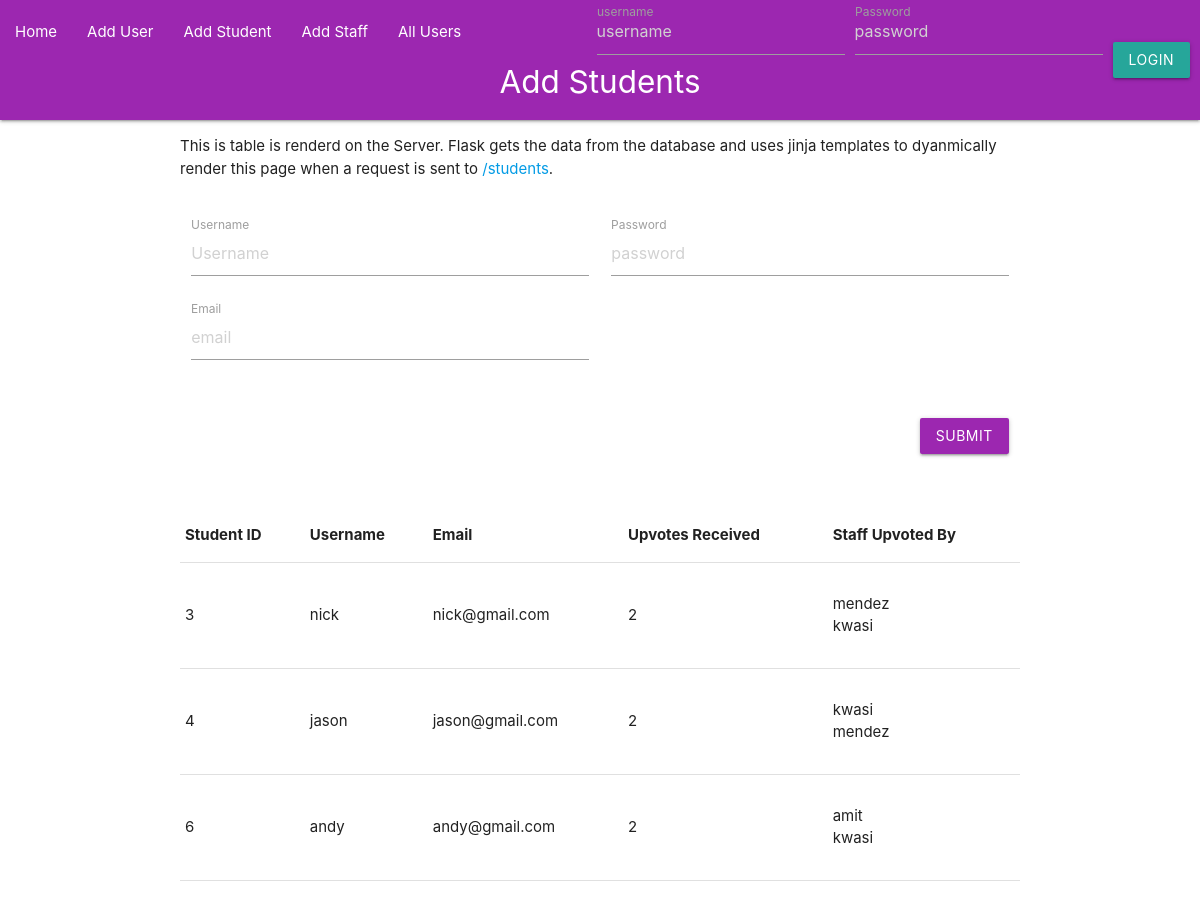
/students, run on the app's committed database.
### App/models/student.py (models this page shows, shortened)
class Student(User):
    __tablename__ = "student"
    id = db.Column(db.Integer, db.ForeignKey('user.id'), primary_key=True)
    username =  db.Column(db.String, nullable=False, unique=True)
    email = db.Column(db.String(120), nullable=False)
    num_upvotes = db.Column(db.Integer, default=0)
    upvote_list = db.relationship('Upvote', backref='student', lazy=True)
    __mapper_args__ = {
        'polymorphic_identity': 'student',
    }

### App/models/upvote.py (models this page shows, shortened)
class Upvote(db.Model):
    __tablename__ = "upvote"
    id = db.Column(db.Integer, primary_key=True)
    staffid = db.Column(db.Integer, db.ForeignKey('staff.id'), nullable=False)
    studentid = db.Column(db.Integer, db.ForeignKey('student.id'), nullable=False)
    staff_name = db.Column(db.String)
    student_name = db.Column(db.String)

### App/views/student.py (the view)
@student_views.route('/students', methods=['GET'])
def get_student_page():
    students = get_all_students()
    return render_template('students.html', students=students)

### App/controllers/auth.py (called while the page is built)
def add_auth_context(app):
    @app.context_processor
    def inject_user():
        try:
            verify_jwt_in_request()
            username = get_jwt_identity()  # Now it correctly retrieves the username
            current_user = User.query.filter_by(username=username).one_or_none()
            is_authenticated = current_user is not None
        except Exception as e:
            print(e)
            is_authenticated = False
            current_user = None
        return dict(is_authenticated=is_authenticated, current_user=current_user)

### App/controllers/student.py (called while the page is built)
def get_all_students():
    return Student.query.all()

### App/templates/students.html (shortened to what this page needs)
{% extends "layout.html" %}
{% block page %}Add Students{% endblock %}
{% block content %}
    <div class="row">
        <p>
            This is table is renderd on the Server. Flask gets the data from the database and uses jinja templates to dyanmically render this page when a request is sent to <a href="/students">/students</a>.
        </p>
    </div>
    <div class="row">
      <form class="col s12" method="POST" action="/students">
        <div class="row">
          <div class="input-field col s6">
            <input placeholder="Username" name="username" type="text" class="validate">
            <label for="username">Username</label>
          </div>
          <div class="input-field col s6">
            <input placeholder="password" name="password" type="password" class="validate">
            <label for="password">Password</label>
          </div>
          <div class="input-field col s6">
            <input placeholder="email" name="email" type="email" class="validate">
            <label for="email">Email</label>
          </div>
        </div>
        <div class="row">
          <div class="input-field col s12">
            <button class="btn waves-effect waves-light right purple" type="submit" name="action">Submit</button>
          </div>
        </div>
      </form>
    </div>
    <div class="row">
      <table>
        <thead>
          <tr>
            <th>Student ID</th><th>Username</th><th>Email</th><th>Upvotes Received</th><th>Staff Upvoted By</th>
          </tr>
        </thead>
        <tbody>
          {% for student in students %}
            <tr>
                <td>{{student.id}}</td>
                <td>{{student.username}}</td>
                <td>{{student.email}}</td>
                <td>{{student.num_upvotes}}</td>
                <td>
                  <ul>
                  {% for upvote in student.upvote_list %}
                    <li>{{upvote.staff_name}}</li>
                  {% endfor %}
                  </ul>
                </td>
            </tr>
          {% endfor %}
      </table>
    </div>
{% endblock %}

### data on the page
Student: id "3", username "nick", email "nick@gmail.com", num_upvotes "2"
Upvote: staff_name "mendez"
Upvote: staff_name "kwasi"
Student: id "4", username "jason", email "jason@gmail.com", num_upvotes "2"
Upvote: staff_name "kwasi"
Upvote: staff_name "mendez"
Student: id "6", username "andy", email "andy@gmail.com", num_upvotes "2"
Upvote: staff_name "amit"
Upvote: staff_name "kwasi"
